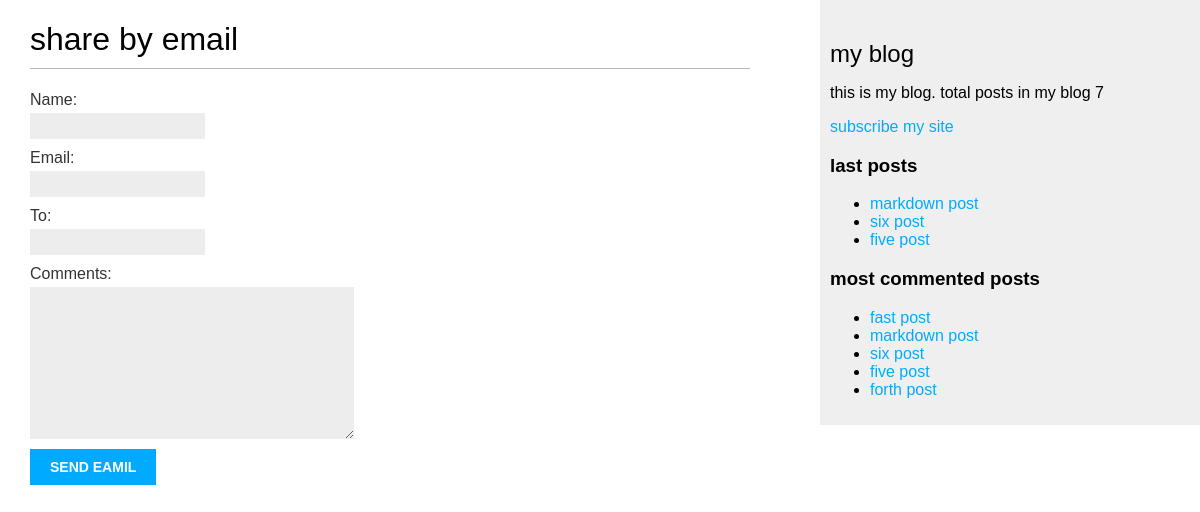
/blog/5/share/, run on the app's committed database.
### blogpost/models.py (models this page shows, shortened)
class Post(models.Model):
    class Status(models.TextChoices):
        PUBLISH = 'PB','Publish'
        DRAFT = 'DR','Draft'
    title = models.CharField(max_length=50)
    slug = models.SlugField(
        max_length=50,
        unique_for_date='publish')
    author = models.ForeignKey(
        settings.AUTH_USER_MODEL,
        on_delete=models.CASCADE)
    created = models.DateTimeField(auto_now_add=True)
    updated = models.DateTimeField(auto_now=True)
    publish = models.DateTimeField(default=timezone.now)
    body = models.TextField()
    status = models.CharField(
        max_length=2,
        choices=Status,
        default=Status.DRAFT
    )
    objects = models.Manager()
    published = PublishedManager()
    tags = TaggableManager()
    class Meta:
        ordering = ['-publish']
        indexes = [
            models.Index(fields=['-publish'])
        ]
    def get_absolute_url(self):
        return reverse (
            'blog:post_detail',
            args=[self.publish.day,
                  self.publish.month,
                  self.publish.year,
                  self.slug]
        )

### blogpost/views.py (the view)
# urls.py: path('<int:post_id>/share/',views.post_share, name='post_share'),
def post_share(request, post_id):
    post = get_object_or_404(
        Post,
        id=post_id,
        status=Post.Status.PUBLISH
    )
    sent=False
    if request.method == 'POST':
        form = EmailPostForm(request.POST)
        if form.is_valid():
            cd = form.cleaned_data
            post_url = request.build_absolute_uri(
                post.get_absolute_url()
            )
            subject = f"{cd['name']} ({cd['email']}) plese read this post{post.title}"
            message = f"plese click this link and red this post {post.title} {post_url}\n\n {cd['comments']}"
            send_mail(
                subject,
                message,
                None,
                [cd['to']]
            )
            sent=True
    else:
        form = EmailPostForm()
    return render (request,'blog/post_share.html',{
        'post':post,
        'form':form,
        'sent':sent
    })

### blogpost/forms.py
class EmailPostForm(forms.Form):
    name = forms.CharField(max_length=50)
    email = forms.EmailField()
    to = forms.EmailField()
    comments = forms.CharField(
        required=False,
        widget=forms.Textarea
    )

### blogpost/models.py (called while the page is built)
    def get_queryset(self):
        return (
            super().get_queryset().filter(status=Post.Status.PUBLISH)
        )

### blogpost/templatetags/blog_tags.py (called while the page is built)
@register.simple_tag
def total_posts():
    return Post.published.count()

@register.inclusion_tag('blog/last_posts.html')
def show_last_posts(count=5):
    last_posts = Post.published.order_by('-publish')[:count]
    return {'last_posts':last_posts}

@register.simple_tag
def get_most_commented_posts(count=5):
    return Post.published.annotate(
        total_comments=Count('comments')
    ).order_by('-total_comments', '-publish')[:count]

### templates/blog/post_share.html (shortened to what this page needs)
{% extends "common/base.html" %}
{% block content %}
{% if sent %}
<h1> email succesfully sent</h1>
<p>
    {{post.title}} succesfully sent to {{form.cleaned_data.to}}
</p>
{% else %}
<h1>share {{post.titel}} by email </h1>
<form method="post">
    {{form.as_p}}
    <input type="submit" value="Send eamil">
</form>
{% endif %}
{% endblock content %}

### templates/common/base.html (shortened to what this page needs)
{% load static %}
{% load blog_tags %}
<!DOCTYPE html>
<html lang="en">
<head>
    <link rel="stylesheet" href="{% static 'css/style.css' %}">
</head>
<body>
   <div id="content">
      {% block content %}
      {% endblock content %}
   </div>
   <div id="sidebar">
    <h2>my blog</h2>
    <p>
        this is my blog.
        total posts in my blog {% total_posts %}
    </p>
    <p>
        <a href="{% url 'blog:post_feed' %}"> subscribe my site </a>
    </p>
    <h3>last posts</h3>
    {% show_last_posts 3 %}
    <h3>most commented posts</h3>
    {% get_most_commented_posts as most_commented_posts %}
    <ul>
        {% for post in most_commented_posts %}
        <li>
            <a href="{{post.get_absolute_url}}"> {{post.title}} </a>
        </li>
        {% endfor %}
    </ul>
   </div>
</body>
</html>

### templates/blog/last_posts.html
<ul>
    {% for post in last_posts %}
    <li>
        <a href="{{post.get_absolute_url}}">{{post.title}}</a>
    </li>
    {% endfor %}
</ul>

### static/css/style.css (style rules this page uses)
body { margin:0; padding:0; font-family:helvetica, sans-serif; }
a { color:#00abff; text-decoration:none; }
h1 { font-weight:normal; border-bottom:1px solid #bbb; padding:0 0 10px 0; }
h2 { font-weight:normal; margin:30px 0 0; }
#content { float:left; width:60%; padding:0 0 0 30px; }
#sidebar { float:right; width:30%; padding:10px; background:#efefef; height:100%; }
label { float:left; clear:both; color:#333; margin-bottom:4px; }
input, textarea { clear:both; float:left; margin:0 0 10px; background:#ededed; border:0; padding:6px 10px; font-size:12px; }
input[type=submit] { font-weight:bold; background:#00abff; color:#fff; padding:10px 20px; font-size:14px; text-transform:uppercase; }

### data on the page
Post: title "markdown post"
Post: title "six post"
Post: title "five post"
Post: title "fast post"
Post: title "forth post"
